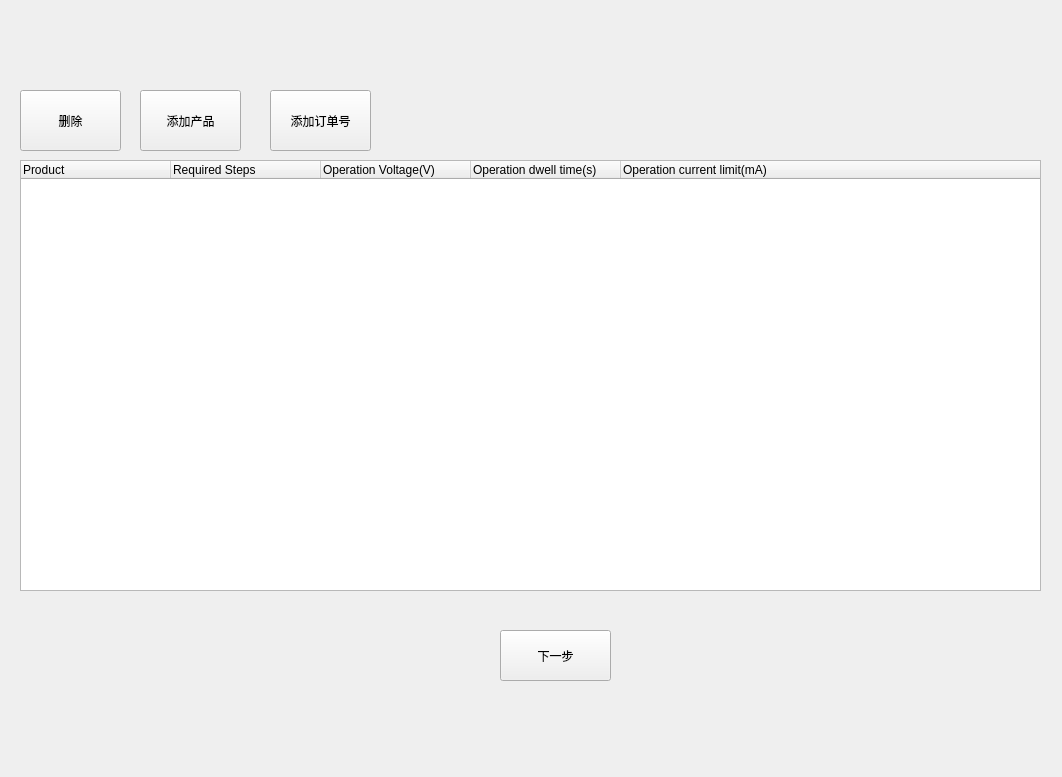
<?xml version="1.0" encoding="UTF-8"?>
<ui version="4.0">
 <class>admin_form</class>
 <widget class="QWidget" name="admin_form">
  <property name="geometry">
   <rect>
    <x>0</x>
    <y>0</y>
    <width>1062</width>
    <height>777</height>
   </rect>
  </property>
  <property name="windowTitle">
   <string>Form</string>
  </property>
  <widget class="QTreeWidget" name="treeWidget">
   <property name="geometry">
    <rect>
     <x>20</x>
     <y>160</y>
     <width>1021</width>
     <height>431</height>
    </rect>
   </property>
   <property name="layoutDirection">
    <enum>Qt::LeftToRight</enum>
   </property>
   <attribute name="headerDefaultSectionSize">
    <number>150</number>
   </attribute>
   <column>
    <property name="text">
     <string>Product</string>
    </property>
   </column>
   <column>
    <property name="text">
     <string>Required Steps</string>
    </property>
   </column>
   <column>
    <property name="text">
     <string>Operation Voltage(V)</string>
    </property>
   </column>
   <column>
    <property name="text">
     <string>Operation dwell time(s)</string>
    </property>
   </column>
   <column>
    <property name="text">
     <string>Operation current limit(mA)</string>
    </property>
   </column>
   <column>
    <property name="text">
     <string/>
    </property>
   </column>
  </widget>
  <widget class="QPushButton" name="deleteBtn">
   <property name="geometry">
    <rect>
     <x>20</x>
     <y>90</y>
     <width>101</width>
     <height>61</height>
    </rect>
   </property>
   <property name="text">
    <string>删除</string>
   </property>
  </widget>
  <widget class="QPushButton" name="addBtn">
   <property name="geometry">
    <rect>
     <x>140</x>
     <y>90</y>
     <width>101</width>
     <height>61</height>
    </rect>
   </property>
   <property name="text">
    <string>添加产品</string>
   </property>
  </widget>
  <widget class="QPushButton" name="nextBtn">
   <property name="geometry">
    <rect>
     <x>500</x>
     <y>630</y>
     <width>111</width>
     <height>51</height>
    </rect>
   </property>
   <property name="text">
    <string>下一步</string>
   </property>
  </widget>
  <widget class="QPushButton" name="add_childBtn">
   <property name="geometry">
    <rect>
     <x>270</x>
     <y>90</y>
     <width>101</width>
     <height>61</height>
    </rect>
   </property>
   <property name="text">
    <string>添加订单号</string>
   </property>
  </widget>
 </widget>
 <resources/>
 <connections/>
</ui>
